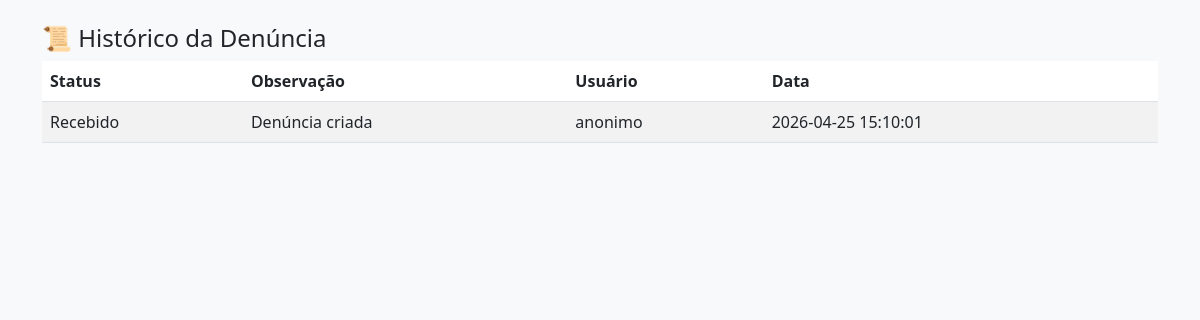
/historico/2 (signed in), run on the app's committed database.
### tables this page shows
CREATE TABLE historico (
    id INTEGER PRIMARY KEY AUTOINCREMENT,
    denuncia_id INTEGER,
    status TEXT,
    observacao TEXT,
    usuario TEXT,
    data TIMESTAMP DEFAULT CURRENT_TIMESTAMP,
    FOREIGN KEY (denuncia_id) REFERENCES denuncias(id)
);

### app.py (the view)
@app.route('/historico/<int:id>')
def historico(id):
    if not session.get('logado'):
        return redirect('/login')
    conn = conectar()
    cursor = conn.cursor()
    cursor.execute("""
        SELECT status, observacao, usuario, data
        FROM historico
        WHERE denuncia_id=?
        ORDER BY data DESC
    """, (id,))
    dados = cursor.fetchall()
    conn.close()
    return render_template('historico.html', dados=dados)

### database.py (called while the page is built)
def conectar():
    return sqlite3.connect(os.path.join(BASE_DIR, 'banco.db'))

### templates/historico.html (shortened to what this page needs)
<!DOCTYPE html>
<html>
<head>
    <link href="https://cdn.jsdelivr.net/npm/bootstrap@5.3.0/dist/css/bootstrap.min.css" rel="stylesheet">
</head>
<body class="bg-light">
<div class="container py-4">
    <h4>📜 Histórico da Denúncia</h4>
    <table class="table table-striped">
        <thead>
            <tr>
                <th>Status</th>
                <th>Observação</th>
                <th>Usuário</th>
                <th>Data</th>
            </tr>
        </thead>
        <tbody>
            {% for h in dados %}
            <tr>
                <td>{{ h[0] }}</td>
                <td>{{ h[1] }}</td>
                <td>{{ h[2] }}</td>
                <td>{{ h[3] }}</td>
            </tr>
            {% endfor %}
        </tbody>
    </table>
</div>
</body>
</html>

### data on the page
historico: status "Recebido", observacao "Denúncia criada", usuario "anonimo", data "2026-04-25 15:10:01"
